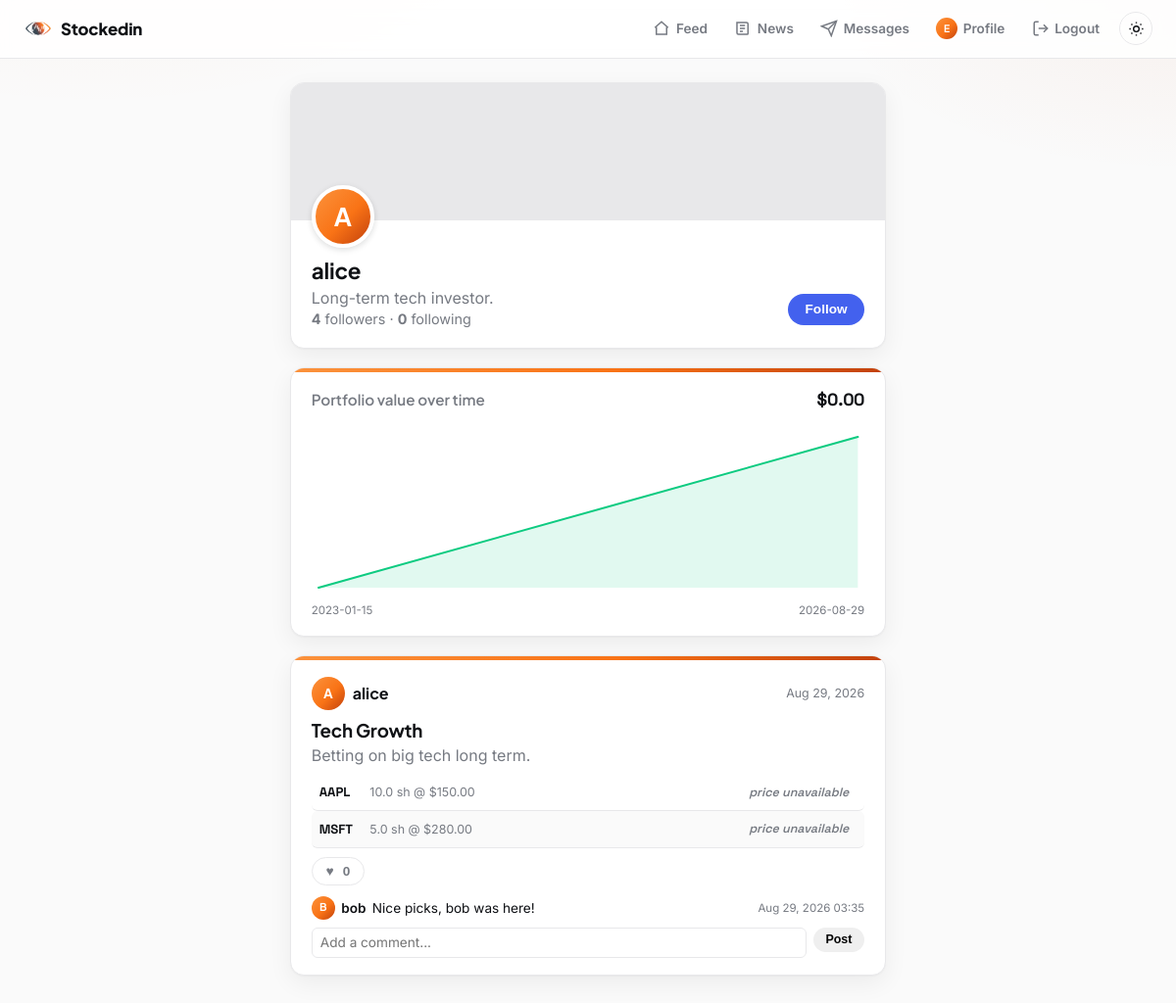
Page /user/alice (signed in) on the committed database.
### models.py (models this page shows, shortened)
class User(UserMixin, db.Model):
    __tablename__ = "users"
    id = db.Column(db.Integer, primary_key=True)
    username = db.Column(db.String(32), unique=True, nullable=False, index=True)
    email = db.Column(db.String(120), unique=True, nullable=False)
    password_hash = db.Column(db.String(256), nullable=False)
    bio = db.Column(db.String(200))
    created_at = db.Column(db.DateTime, default=datetime.utcnow, nullable=False)
    portfolio = db.relationship(
        "Portfolio",
        back_populates="owner",
        uselist=False,
        cascade="all, delete-orphan",
    )
    likes = db.relationship("Like", back_populates="user", cascade="all, delete-orphan")
    comments = db.relationship(
        "Comment", back_populates="user", cascade="all, delete-orphan"
    )
    following = db.relationship(
        "Follow",
        foreign_keys="Follow.follower_id",
        back_populates="follower",
        cascade="all, delete-orphan",
    )
    followers = db.relationship(
        "Follow",
        foreign_keys="Follow.followed_id",
        back_populates="followed",
        cascade="all, delete-orphan",
    )
    def is_following(self, other):
        if other is None:
            return False
        return (
            Follow.query.filter_by(follower_id=self.id, followed_id=other.id).first()
            is not None
        )
    def is_mutual_with(self, other):
        if other is None or other.id == self.id:
            return False
        return self.is_following(other) and other.is_following(self)
    @property
    def unread_message_count(self):
        return Message.query.filter_by(recipient_id=self.id, read_at=None).count()
    @property
    def following_count(self):
        return Follow.query.filter_by(follower_id=self.id).count()
    @property
    def followers_count(self):
        return Follow.query.filter_by(followed_id=self.id).count()

class Portfolio(db.Model):
    __tablename__ = "portfolios"
    id = db.Column(db.Integer, primary_key=True)
    user_id = db.Column(
        db.Integer, db.ForeignKey("users.id"), unique=True, nullable=False
    )
    title = db.Column(db.String(80), nullable=False)
    description = db.Column(db.String(300))
    created_at = db.Column(db.DateTime, default=datetime.utcnow, nullable=False)
    owner = db.relationship("User", back_populates="portfolio")
    holdings = db.relationship(
        "Holding",
        back_populates="portfolio",
        cascade="all, delete-orphan",
        order_by="Holding.ticker",
    )
    likes = db.relationship(
        "Like", back_populates="portfolio", cascade="all, delete-orphan"
    )
    comments = db.relationship(
        "Comment",
        back_populates="portfolio",
        cascade="all, delete-orphan",
        order_by="Comment.created_at",
    )
    snapshots = db.relationship(
        "PortfolioSnapshot",
        back_populates="portfolio",
        cascade="all, delete-orphan",
        order_by="PortfolioSnapshot.date",
    )
    @property
    def like_count(self):
        return len(self.likes)
    def is_liked_by(self, user):
        if user is None or not user.is_authenticated:
            return False
        return any(like.user_id == user.id for like in self.likes)

class Holding(db.Model):
    __tablename__ = "holdings"
    id = db.Column(db.Integer, primary_key=True)
    portfolio_id = db.Column(
        db.Integer, db.ForeignKey("portfolios.id"), nullable=False
    )
    ticker = db.Column(db.String(12), nullable=False)
    shares = db.Column(db.Float, nullable=False)
    buy_price = db.Column(db.Float, nullable=False)
    buy_date = db.Column(db.Date, default=date.today, nullable=False)
    portfolio = db.relationship("Portfolio", back_populates="holdings")
    @property
    def cost_basis(self):
        return self.shares * self.buy_price

class Comment(db.Model):
    __tablename__ = "comments"
    id = db.Column(db.Integer, primary_key=True)
    user_id = db.Column(db.Integer, db.ForeignKey("users.id"), nullable=False)
    portfolio_id = db.Column(
        db.Integer, db.ForeignKey("portfolios.id"), nullable=False
    )
    body = db.Column(db.String(280), nullable=False)
    created_at = db.Column(db.DateTime, default=datetime.utcnow, nullable=False)
    user = db.relationship("User", back_populates="comments")
    portfolio = db.relationship("Portfolio", back_populates="comments")

### routes_social.py (the view)
@login_required
def profile(username):
    user = User.query.filter_by(username=username).first_or_404()
    portfolios = [user.portfolio] if user.portfolio else []
    attach_stats(portfolios)
    comment_form = CommentForm()
    chart_series = []
    if user.portfolio is not None:
        total_value = portfolios[0].stats.get("total_value")
        record_snapshot(user.portfolio, total_value)
        chart_series = get_chart_series(user.portfolio)
    return render_template(
        "profile.html",
        profile_user=user,
        portfolios=portfolios,
        comment_form=comment_form,
        chart_series=chart_series,
        watchlist=get_watchlist_quotes(),
        cover_image=cover_image_for(user.username),
    )

### forms.py
class CommentForm(FlaskForm):
    body = TextAreaField(
        "Comment", validators=[DataRequired(), Length(max=280)]
    )
    submit = SubmitField("Post")

### app.py (called while the page is built)
def create_app():
    app = Flask(__name__, instance_relative_config=True)
    app.config.from_object(Config)
    db.init_app(app)
    login_manager.init_app(app)
    routes_auth.register(app)
    routes_portfolio.register(app)
    routes_social.register(app)
    routes_news.register(app)
    routes_messages.register(app)
    @app.context_processor
    def inject_unread_message_count():
        if current_user.is_authenticated:
            return {"unread_message_count": current_user.unread_message_count}
        return {"unread_message_count": 0}
    return app

### images.py (called while the page is built)
def cover_image_for(username):
    digest = hashlib.md5(username.encode()).hexdigest()
    return COVER_IMAGES[int(digest, 16) % len(COVER_IMAGES)]

### models.py (called while the page is built)
@login_manager.user_loader
def load_user(user_id):
    return db.session.get(User, int(user_id))

### prices.py (called while the page is built)
def get_quote(ticker):
    if not ticker:
        return None
    ticker = ticker.strip().upper()
    cached = _cache.get(ticker)
    if cached is not None:
        quote, fetched_at, ok = cached
        ttl = CACHE_TTL_SECONDS if ok else FAILURE_CACHE_TTL_SECONDS
        if time.time() - fetched_at < ttl:
            return quote
    quote = _fetch(ticker)
    _cache[ticker] = (quote, time.time(), quote is not None)
    return quote

def prefetch_quotes(tickers):
    tickers = {t.strip().upper() for t in tickers if t}
    now = time.time()
    def is_fresh(ticker):
        cached = _cache.get(ticker)
        if cached is None:
            return False
        _, fetched_at, ok = cached
        ttl = CACHE_TTL_SECONDS if ok else FAILURE_CACHE_TTL_SECONDS
        return now - fetched_at < ttl
    stale = [t for t in tickers if not is_fresh(t)]
    if not stale:
        return
    with ThreadPoolExecutor(max_workers=min(8, len(stale))) as pool:
        results = pool.map(_fetch, stale)
        for ticker, quote in zip(stale, results):
            _cache[ticker] = (quote, time.time(), quote is not None)

def get_watchlist_quotes():
    prefetch_quotes(WATCHLIST_TICKERS)
    quotes = []
    for ticker in WATCHLIST_TICKERS:
        quote = get_quote(ticker)
        if quote is not None:
            quotes.append({"ticker": ticker, **quote})
    return quotes

### templates/profile.html (shortened to what this page needs)
{% extends "base.html" %}
{% block content %}
  <header class="profile-header">
    <div class="profile-cover" style="background-image: url('{{ cover_image }}')"></div>
    <div class="profile-avatar-row">
      <span class="avatar avatar-lg">{{ profile_user.username[0]|upper }}</span>
    </div>
    <div class="profile-body">
      <div class="profile-identity-text">
        <h1>{{ profile_user.username }}</h1>
        {% if profile_user.bio %}<p class="profile-bio">{{ profile_user.bio }}</p>{% endif %}
        <p class="profile-stats">
          <strong>{{ profile_user.followers_count }}</strong> followers
          &middot;
          <strong>{{ profile_user.following_count }}</strong> following
        </p>
      </div>
      <div class="profile-actions">
        {% if profile_user.id == current_user.id %}
          {% if profile_user.portfolio %}
            <a class="btn btn-outline" href="{{ url_for('portfolio_edit') }}">Edit portfolio</a>
            <a class="btn btn-primary" href="{{ url_for('holding_new') }}">Add holding</a>
          {% else %}
            <a class="btn btn-primary" href="{{ url_for('portfolio_new') }}">Create your portfolio</a>
          {% endif %}
        {% else %}
          {% if current_user.is_following(profile_user) %}
            <form method="post" action="{{ url_for('unfollow', username=profile_user.username) }}">
              <button type="submit" class="btn btn-outline">Unfollow</button>
            </form>
          {% else %}
            <form method="post" action="{{ url_for('follow', username=profile_user.username) }}">
              <button type="submit" class="btn btn-primary">Follow</button>
            </form>
          {% endif %}
        {% endif %}
      </div>
    </div>
  </header>
  {% if portfolios %}
    {% if chart_series|length > 1 %}
      <div class="chart-card">
        <div class="chart-card-header">
          <h2 class="chart-title">Portfolio value over time</h2>
          {% if portfolios[0].stats.total_value is not none %}
            <span class="chart-current-value">${{ "%.2f"|format(portfolios[0].stats.total_value) }}</span>
          {% endif %}
        </div>
        <div class="portfolio-chart" data-points='{{ chart_series|tojson }}'></div>
      </div>
    {% endif %}
    {% for portfolio in portfolios %}
      {% include "_post_card.html" %}
    {% endfor %}
  {% endif %}
{% endblock %}

### templates/base.html (shortened to what this page needs)
<!doctype html>
<html lang="en">
<head>
  <link rel="stylesheet" href="{{ url_for('static', filename='style.css') }}">
</head>
<body>
  <nav class="navbar">
    <a class="brand" href="{{ url_for('feed') if current_user.is_authenticated else url_for('login') }}">
      <img class="brand-mark" src="{{ url_for('static', filename='images/logo-icon.png') }}" alt="">
      Stockedin
    </a>
    <div class="nav-links">
      {% if current_user.is_authenticated %}
        <a href="{{ url_for('feed') }}" class="nav-link {{ 'active' if request.endpoint == 'feed' }}">
          <svg viewBox="0 0 24 24" fill="none" stroke="currentColor" stroke-width="2"><path d="M3 11l9-8 9 8"/><path d="M5 10v10h14V10"/></svg>
          <span>Feed</span>
        </a>
        <a href="{{ url_for('news') }}" class="nav-link {{ 'active' if request.endpoint == 'news' }}">
          <svg viewBox="0 0 24 24" fill="none" stroke="currentColor" stroke-width="2"><path d="M4 4h13a2 2 0 0 1 2 2v13a1 1 0 0 1-1 1H6a2 2 0 0 1-2-2z"/><path d="M8 8h7M8 12h7M8 16h4"/></svg>
          <span>News</span>
        </a>
        <a href="{{ url_for('inbox') }}" class="nav-link {{ 'active' if request.endpoint in ('inbox', 'thread') }}">
          <svg viewBox="0 0 24 24" fill="none" stroke="currentColor" stroke-width="2"><path d="M22 2 11 13"/><path d="M22 2 15 22l-4-9-9-4z"/></svg>
          <span>Messages</span>
        </a>
        <a href="{{ url_for('profile', username=current_user.username) }}" class="nav-link {{ 'active' if request.endpoint == 'profile' and request.view_args.username == current_user.username }}">
          <span class="avatar avatar-nav">{{ current_user.username[0]|upper }}</span>
          <span>Profile</span>
        </a>
        <a href="{{ url_for('logout') }}" class="nav-link">
          <svg viewBox="0 0 24 24" fill="none" stroke="currentColor" stroke-width="2"><path d="M9 21H5a2 2 0 0 1-2-2V5a2 2 0 0 1 2-2h4"/><path d="M16 17l5-5-5-5"/><path d="M21 12H9"/></svg>
          <span>Logout</span>
        </a>
      {% else %}
        <a class="nav-link" href="{{ url_for('login') }}"><span>Login</span></a>
        <a class="nav-link" href="{{ url_for('signup') }}"><span>Sign up</span></a>
      {% endif %}
      <button type="button" id="theme-toggle" class="theme-toggle" aria-label="Toggle dark mode">
        <svg class="icon-sun" viewBox="0 0 24 24" fill="none" stroke="currentColor" stroke-width="2"><circle cx="12" cy="12" r="4"/><path d="M12 2v2M12 20v2M4.9 4.9l1.4 1.4M17.7 17.7l1.4 1.4M2 12h2M20 12h2M4.9 19.1l1.4-1.4M17.7 6.3l1.4-1.4"/></svg>
      </button>
    </div>
  </nav>
  <main class="container {% block container_class %}{% endblock %}">
    {% block content %}{% endblock %}
  </main>
</body>
</html>

### templates/_post_card.html (shortened to what this page needs)
<article class="post-card" id="portfolio-{{ portfolio.id }}">
  <header class="post-header">
    <a class="post-owner" href="{{ url_for('profile', username=portfolio.owner.username) }}">
      <span class="avatar">{{ portfolio.owner.username[0]|upper }}</span>
      {{ portfolio.owner.username }}
    </a>
    <span class="post-date">{{ portfolio.created_at.strftime('%b %d, %Y') }}</span>
  </header>
  <h3 class="post-title">{{ portfolio.title }}</h3>
  {% if portfolio.description %}<p class="post-description">{{ portfolio.description }}</p>{% endif %}
  {% if portfolio.stats.rows %}
    <ul class="holdings-list">
      {% for row in portfolio.stats.rows %}
        <li class="holding-row">
          <span class="holding-ticker">{{ row.holding.ticker }}</span>
          <span class="holding-detail">{{ row.holding.shares }} sh @ ${{ "%.2f"|format(row.holding.buy_price) }}</span>
          {% if row.available %}
            <span class="holding-price">${{ "%.2f"|format(row.current_price) }}</span>
            <span class="holding-gain {{ 'gain' if row.gain_loss >= 0 else 'loss' }}">
              {{ "+" if row.gain_loss >= 0 else "" }}${{ "%.2f"|format(row.gain_loss) }}
              ({{ "%.1f"|format(row.gain_loss_pct) }}%)
            </span>
          {% else %}
            <span class="unavailable">price unavailable</span>
          {% endif %}
        </li>
      {% endfor %}
    </ul>
  {% else %}
    <p class="empty-holdings">No holdings yet.</p>
  {% endif %}
  <div class="post-actions">
    <button
      type="button"
      class="like-btn {{ 'liked' if portfolio.is_liked_by(current_user) else '' }}"
      data-portfolio-id="{{ portfolio.id }}"
      data-liked="{{ 'true' if portfolio.is_liked_by(current_user) else 'false' }}"
    >
      <span class="like-icon">&hearts;</span>
      <span class="like-count">{{ portfolio.like_count }}</span>
    </button>
  </div>
  <div class="comments" data-portfolio-id="{{ portfolio.id }}">
    <ul class="comment-list">
      {% for comment in portfolio.comments %}
        <li class="comment">
          <span class="avatar avatar-sm">{{ comment.user.username[0]|upper }}</span>
          <a href="{{ url_for('profile', username=comment.user.username) }}">{{ comment.user.username }}</a>
          <span class="comment-body">{{ comment.body }}</span>
          <span class="comment-date">{{ comment.created_at.strftime('%b %d, %Y %H:%M') }}</span>
        </li>
      {% endfor %}
    </ul>
    <form class="comment-form" data-portfolio-id="{{ portfolio.id }}">
      {{ comment_form.body(placeholder="Add a comment...", rows=1) }}
      <button type="submit" class="btn btn-small">Post</button>
    </form>
  </div>
</article>

### rows in the picture
User: username "E"
User: username "A", username "alice", bio "Long-term tech investor."
Portfolio: owner "A", owner.username "alice", created_at "Aug 29, 2026", title "Tech Growth", description "Betting on big tech long term.", like_count "0"
Holding: holding.ticker "AAPL", holding.shares "10.0", holding.buy_price "150.00"
Holding: holding.ticker "MSFT", holding.shares "5.0", holding.buy_price "280.00"
Comment: user "B", user.username "bob", body "Nice picks, bob was here!", created_at "Aug 29, 2026 03:35"

### other values in the picture
{{ profile_user.followers_count }} "4"
{{ profile_user.following_count }} "0"
{{ "%.2f"|format(portfolios[0].stats.total_value) }} "0.00"
